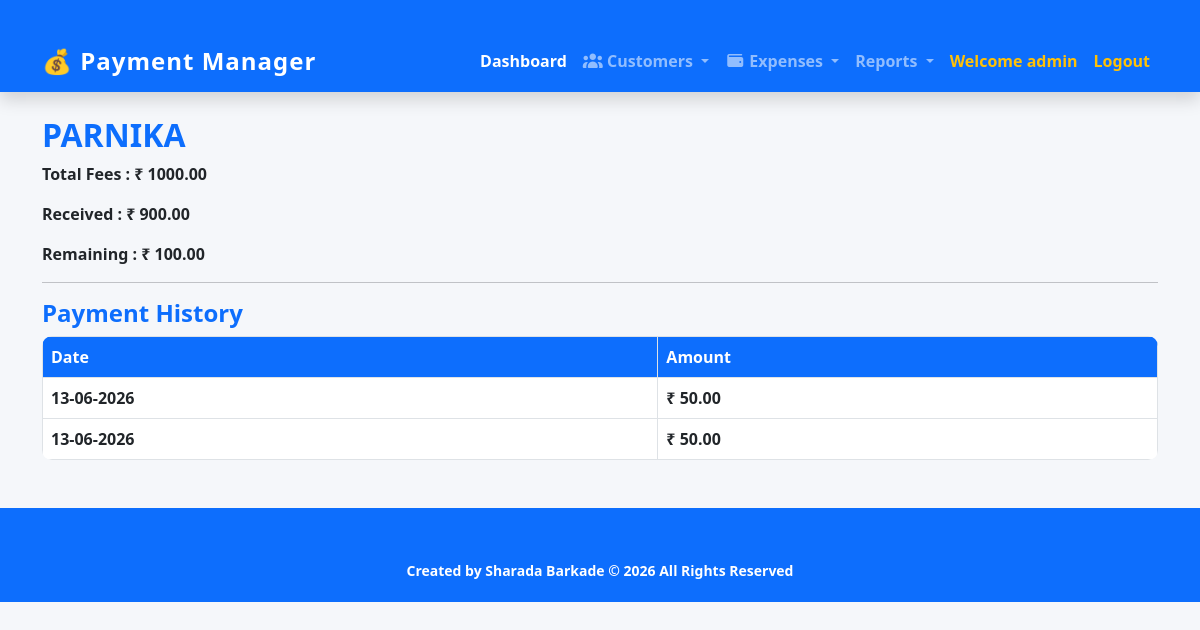
The app's page /customer/2/ (signed in), older data.
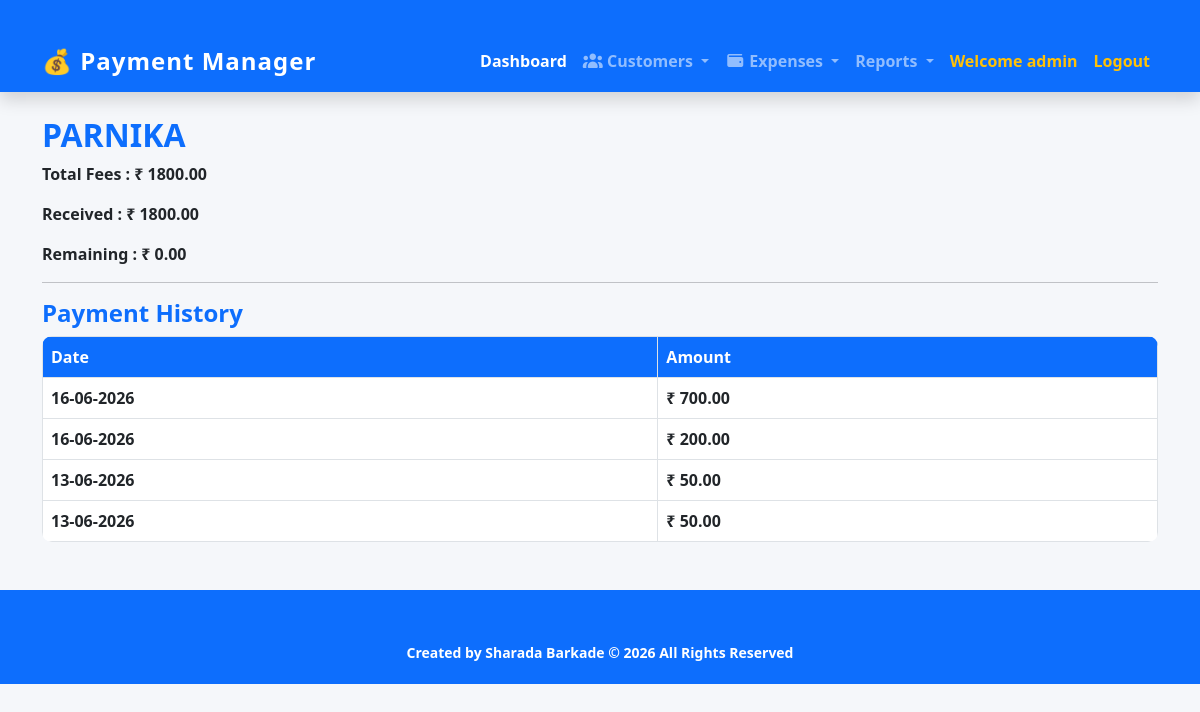
The same page, newer data.
### customers/models.py (models this page shows, shortened)
class Customer(models.Model):
    name = models.CharField(max_length=100)
    tasks = models.TextField(blank=True)
    mobile = models.CharField(max_length=10,blank=True)
    total_fees = models.DecimalField(max_digits=10, decimal_places=2)
    received_payment = models.DecimalField(max_digits=10, decimal_places=2, default=0)
    @property
    def remaining_payment(self):
        return self.total_fees - self.received_payment

class PaymentHistory(models.Model):
    customer = models.ForeignKey(
        Customer,
        on_delete=models.CASCADE,
        related_name='payments'
    )
    amount = models.DecimalField(
        max_digits=10,
        decimal_places=2
    )
    payment_date = models.DateTimeField(
        auto_now_add=True
    )

### customers/views.py (the view)
@login_required
def customer_detail(request, pk):
    customer = Customer.objects.get(id=pk)
    history = PaymentHistory.objects.filter(
        customer=customer
    ).order_by('-payment_date')
    return render(
        request,
        'customer_detail.html',
        {
            'customer': customer,
            'history': history
        }
    )

### templates/customer_detail.html
{% extends 'base.html' %}
{% block content %}
<h2 class="fw-bold">{{ customer.name|upper }}</h2>
<p class="fw-bold">Total Fees : ₹ {{ customer.total_fees }}</p>
<p class="fw-bold">Received : ₹ {{ customer.received_payment }}</p>
<p class="fw-bold">Remaining : ₹ {{ customer.remaining_payment }}</p>
<hr>
<h4 class="text-primary fw-bold">Payment History</h4>
<table class="table table-bordered fw-bold">
<tr>
    <th>Date</th>
    <th>Amount</th>
</tr>
{% for payment in history %}
<tr>
    <td>{{ payment.payment_date|date:"d-m-Y" }}</td>
    <td>₹ {{ payment.amount }}</td>
</tr>
{% empty %}
<tr>
    <td colspan="2">
        No Payment History Found
    </td>
</tr>
{% endfor %}
</table>
{% endblock %}

### templates/base.html (shortened to what this page needs)
{% load static %}
<!DOCTYPE html>
<html lang="en">
<head>
    <link href="https://cdn.jsdelivr.net/npm/bootstrap@5.3.0/dist/css/bootstrap.min.css"
          rel="stylesheet">
    <link rel="stylesheet" href="{% static 'css/style.css' %}">
    <link rel="stylesheet" href="https://cdnjs.cloudflare.com/ajax/libs/font-awesome/7.0.1/css/all.min.css" />
</head>
<body>
<nav class="navbar navbar-expand-lg navbar-dark bg-primary shadow">
    <div class="container">
        <a class="navbar-brand fw-bold fs-4" href="/">
            💰 Payment Manager
        </a>
        <div class="collapse navbar-collapse"
             id="navbarNav">
            <ul class="navbar-nav ms-auto">
    {% if user.is_authenticated %}
                <li class="nav-item">
            <a class="nav-link active" href="{% url 'dashboard' %}">
                Dashboard
            </a>
        </li>
        <li class="nav-item dropdown">
    <a class="nav-link dropdown-toggle fw-bold"
       href="#"
       role="button"
       data-bs-toggle="dropdown">
        <i class="fa-solid fa-users"></i>
        Customers
    </a>
</li>
       <li class="nav-item dropdown">
    <a class="nav-link dropdown-toggle fw-bold"
       href="#"
       role="button"
       data-bs-toggle="dropdown">
        <i class="fa-solid fa-wallet"></i>
        Expenses
    </a>
    <li class="nav-item  dropdown">
    <a class="nav-link dropdown-toggle"
       href="#"
       data-bs-toggle="dropdown">
        Reports
    </a>
</li>
</li>
        <li class="nav-item">
            <span class="nav-link fw-bold text-warning">
                Welcome {{ user.username }}
            </span>
        </li>
        <li class="nav-item">
            <a class="nav-link active text-warning" href="{% url 'logout' %}">
                Logout
            </a>
        </li>
    {% endif %}
</ul>
        </div>
    </div>
</nav>
<div class="container mt-4">
    {% block content %}
    {% endblock %}
</div>
<footer class="footer mt-5">
    <div class="container text-center fw-bold">
        <small>
            Created by Sharada Barkade © 2026 All Rights Reserved
        </small>
    </div>
</footer>
</body>
</html>

### static/css/style.css (style rules this page uses)
body { background-color:#f5f7fa; }
.container { margin-top:30px; }
h2,h3 { color:#0d6efd; font-weight:bold; }
.table { background:white; border-radius:10px; overflow:hidden; }
.table th { background:#0d6efd; color:white; }
.footer { background:#0d6efd; color:white; padding:20px; margin-top:50px; }
.navbar-brand { letter-spacing:1px; }
.nav-link { font-weight:600; }
.navbar-brand { font-size: 24px; }
.nav-link { font-weight: 600; }
.footer { background:#0d6efd; color:white; padding:20px; }

Row changes from the older to the newer data that the page shows:
changed Customer "PARNIKA": total_fees "1000.00" → "1800.00"; received_payment "900.00" → "1800.00"; remaining_payment "100.00" → "0.00"
added PaymentHistory: payment_date "16-06-2026", amount "700.00"
added PaymentHistory: payment_date "16-06-2026", amount "200.00"
